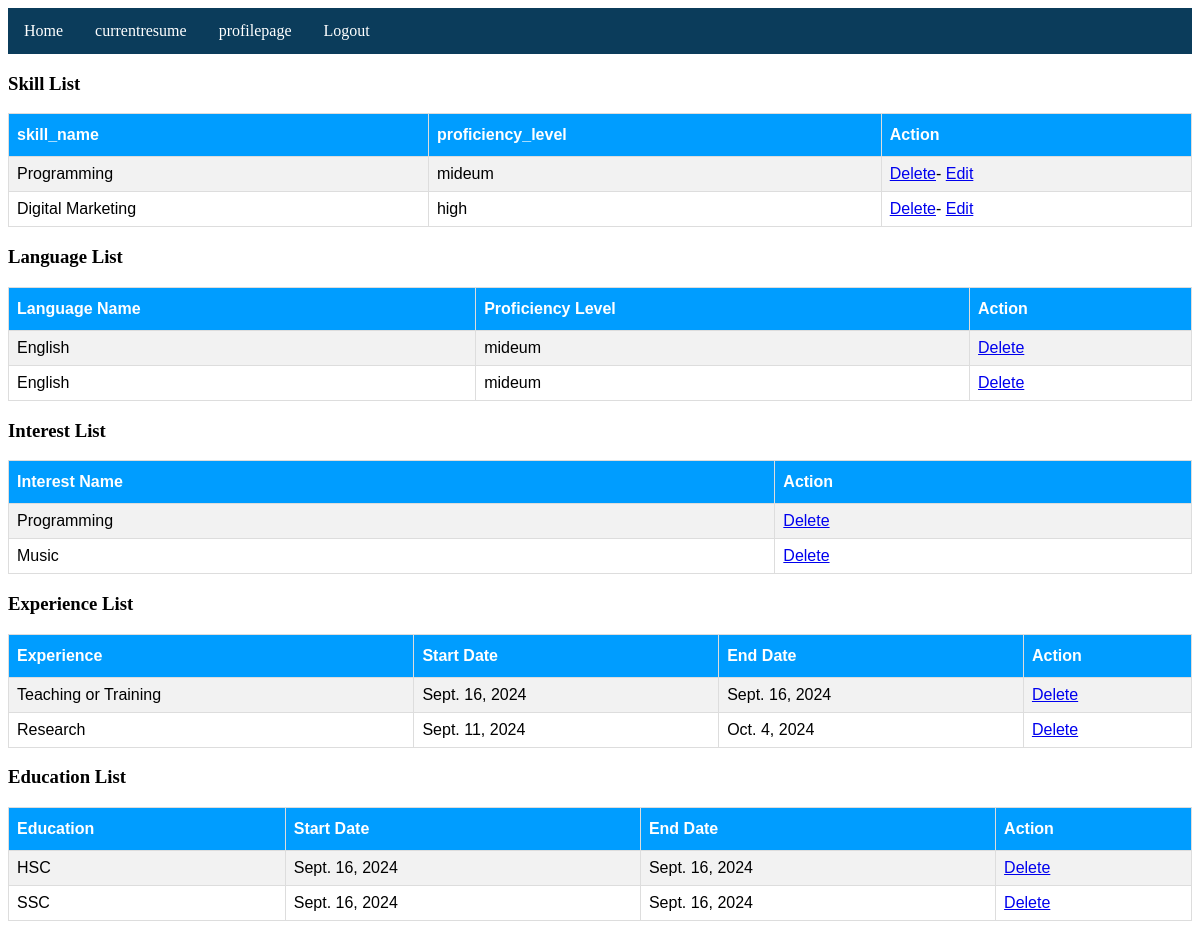
Screenshot of /skill_list/ (signed in) with the database file from the repository.
### myapp/models.py (models this page shows, shortened)
class Skills_Model(models.Model):
    proficiency=[
        ('high','High'),
        ('mideum','mideum'),
        ('low','Low')
    ]
    user=models.ForeignKey(Custom_user,null=True,on_delete=models.CASCADE)
    skill_name=models.CharField(max_length=100, null=True)
    proficiency_level=models.CharField(choices=proficiency,max_length=100, null=True)
    class Meta:
        unique_together=['user','skill_name']

class Language_Model(models.Model):
    proficiency=[
        ('high','High'),
        ('mideum','mideum'),
        ('low','Low')
    ]
    user=models.ForeignKey(Custom_user,null=True,on_delete=models.CASCADE)
    language_name=models.CharField(max_length=100, null=True)
    proficiency_level=models.CharField(choices=proficiency,max_length=100, null=True)

class Interest_Model(models.Model):
    user=models.ForeignKey(Custom_user,null=True,on_delete=models.CASCADE)
    title=models.CharField(max_length=100, null=True)

class Experience_Model(models.Model):
    user=models.ForeignKey(Custom_user,null=True,on_delete=models.CASCADE)
    title=models.CharField(max_length=100, null=True)
    start_date=models.DateField(max_length=100, null=True)
    end_date=models.DateField(max_length=100, null=True)

class Education_Model(models.Model):
    user=models.ForeignKey(Custom_user,null=True,on_delete=models.CASCADE)
    type=models.CharField(max_length=100, null=True)
    start_date=models.DateField(max_length=100, null=True)
    end_date=models.DateField(max_length=100, null=True)

### myproject/views.py (the view)
# urls.py: path('skill_list/', skill_list, name='skill_list'),
def skill_list(req):
    current_user=req.user
    myskill=Skills_Model.objects.filter(user=current_user)
    myedu=Education_Model.objects.filter(user=current_user)
    myexp=Experience_Model.objects.filter(user=current_user)
    myint=Interest_Model.objects.filter(user=current_user)
    mylang=Language_Model.objects.filter(user=current_user)
    return render(req, 'skill_list.html',{'myskill':myskill,'myedu':myedu,'myexp':myexp,'myint':myint,'mylang':mylang})

### template/skill_list.html (shortened to what this page needs)
{% extends 'base.html' %}
{% block body %}
<!DOCTYPE html>
<html>
<head>
</head>
<body>
<h3>Skill List</h3>
<table id="customers">
  <tr>
    <th>skill_name</th>
    <th>proficiency_level</th>
    <th>Action</th>
 </tr>
  {% for i in myskill %}
  <tr>
    <td>{{i.skill_name}}</td>
    <td>{{i.proficiency_level}}</td>
    <td>
       <a href="{% url 'sdeletepage' i.id %}">Delete</a>-
       <a href="{% url 'editSkill' i.id %}">Edit</a>
    </td>
  {% endfor %}
</table>
<h3>Language List</h3>
<table id="customers">
  <tr>
    <th>Language Name</th>
    <th>Proficiency Level</th>
    <th>Action</th>
 </tr>
  {% for i in mylang %}
  <tr>
    <td>{{i.language_name}}</td>
    <td>{{i.proficiency_level}}</td>
    <td>
       <a href="{% url 'ldeletepage' i.id %}">Delete</a>
    </td>
  {% endfor %}
</table>
<h3>Interest List</h3>
<table id="customers">
  <tr>
    <th>Interest Name</th>
    <th>Action</th>
 </tr>
  {% for i in myint %}
  <tr>
    <td>{{i.title}}</td>
    <td>
       <a href="{% url 'ideletepage' i.id %}">Delete</a>
    </td>
  {% endfor %}
</table>
<h3>Experience List</h3>
<table id="customers">
  <tr>
    <th>Experience</th>
    <th>Start Date</th>
    <th>End Date</th>
    <th>Action</th>
 </tr>
  {% for i in myexp %}
  <tr>
    <td>{{i.title}}</td>
    <td>{{i.start_date}}</td>
    <td>{{i.end_date}}</td>
    <td>
       <a href="{% url 'exdeletepage' i.id %}">Delete</a>
    </td>
  {% endfor %}
</table>
<h3>Education List</h3>
<table id="customers">
  <tr>
    <th>Education</th>
    <th>Start Date</th>
    <th>End Date</th>
    <th>Action</th>
 </tr>
  {% for i in myedu %}
  <tr>
    <td>{{i.type}}</td>
    <td>{{i.start_date}}</td>
    <td>{{i.end_date}}</td>
    <td>
       <a href="{% url 'edeletepage' i.id %}">Delete</a>
    </td>
  {% endfor %}
</table>
</body>
</html>
{% endblock body %}

### template/base.html (style rules this page uses)
body { background-color:white; }

### template/skill_list.html (style rules this page uses)
#customers { font-family: Arial, Helvetica, sans-serif; border-collapse: collapse; width: 100%; }
#customers td, #customers th { border: 1px solid #ddd; padding: 8px; }
#customers tr:nth-child(even) { background-color: #f2f2f2; }
#customers th { padding-top: 12px; padding-bottom: 12px; text-align: left; background-color: rgb(0, 157, 255); color: white; }

### rows the page displays
Skills_Model: skill_name "Programming", proficiency_level "mideum"
Skills_Model: skill_name "Digital Marketing", proficiency_level "high"
Language_Model: language_name "English", proficiency_level "mideum"
Language_Model: language_name "English", proficiency_level "mideum"
Interest_Model: title "Programming"
Interest_Model: title "Music"
Experience_Model: title "Teaching or Training", start_date "Sept. 16, 2024", end_date "Sept. 16, 2024"
Experience_Model: title "Research", start_date "Sept. 11, 2024", end_date "Oct. 4, 2024"
Education_Model: type "HSC", start_date "Sept. 16, 2024", end_date "Sept. 16, 2024"
Education_Model: type "SSC", start_date "Sept. 16, 2024", end_date "Sept. 16, 2024"
